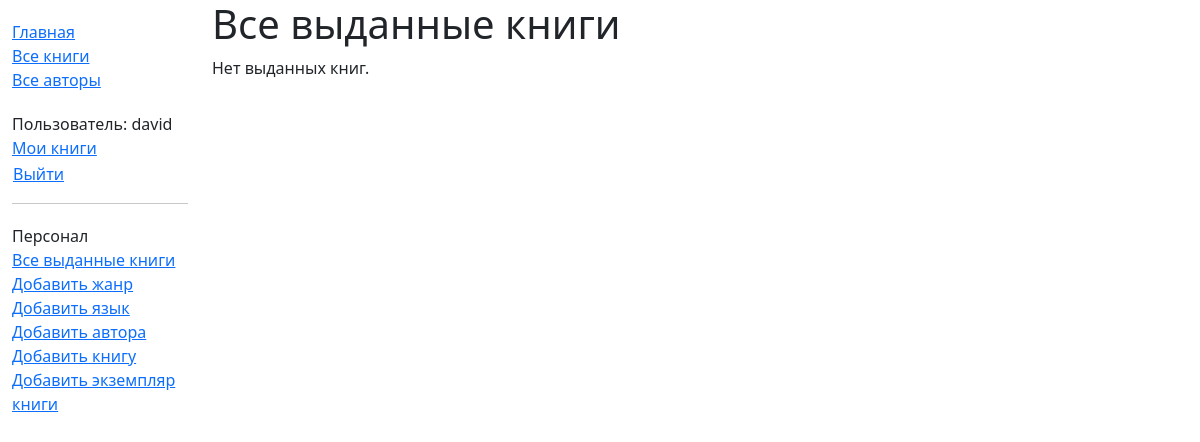
The app's page /catalog/borrowed/ (signed in), older data.
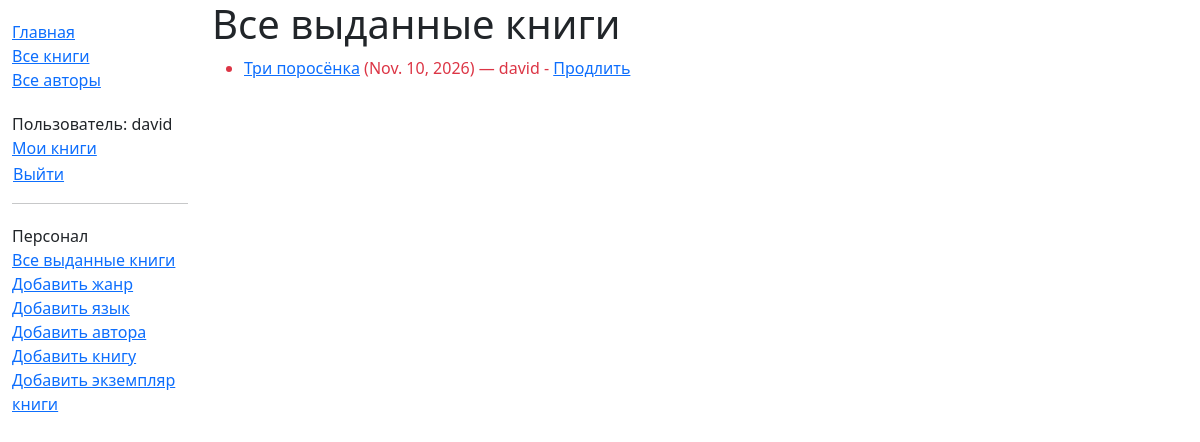
The same page, newer data.
### catalog/models.py (models this page shows, shortened)
class BookInstance(models.Model):
    id = models.UUIDField(
        primary_key=True,
        default=uuid.uuid4,
        help_text="Уникальный ID для этой конкретной книги во всей библиотеке"
    )
    book = models.ForeignKey('Book', on_delete=models.RESTRICT, null=True)
    imprint = models.CharField(max_length=200)
    due_back = models.DateField(null=True, blank=True)
    borrower = models.ForeignKey(User, on_delete=models.SET_NULL, null=True, blank=True)
    @property
    def is_overdue(self):
        return bool(self.due_back and date.today() > self.due_back)
    LOAN_STATUS = (
        ('m', 'На обслуживании'),
        ('o', 'Выдана'),
        ('a', 'Доступна'),
        ('r', 'Зарезервирована'),
    )
    status = models.CharField(
        max_length=1,
        choices=LOAN_STATUS,
        blank=True,
        default='m',
        help_text='Доступность книги',
    )
    class Meta:
        ordering = ['due_back']
        permissions = (("can_mark_returned", "Отметить книгу как возвращённую"),)

class Book(models.Model):
    title = models.CharField(max_length=200)
    author = models.ForeignKey('Author', on_delete=models.RESTRICT, null=True)
    summary = models.TextField(
        max_length=1000,
        help_text="Введите краткое описание книги"
    )
    isbn = models.CharField(
        'ISBN',
        max_length=13,
        unique=True,
        help_text='13 символов <a href="https://www.isbn-international.org/content/what-isbn">ISBN</a>'
    )
    genre = models.ManyToManyField(Genre, help_text="Выберите жанр для этой книги")
    language = models.ForeignKey('Language', on_delete=models.SET_NULL, null=True)

### catalog/views.py (the view)
# urls.py: path('borrowed/', views.LoanedBooksAllListView.as_view(), name='all-borrowed'),
class LoanedBooksAllListView(PermissionRequiredMixin, generic.ListView):
    model = BookInstance
    permission_required = 'catalog.can_mark_returned'
    template_name = 'catalog/bookinstance_list_borrowed_all.html'
    paginate_by = 10
    def get_queryset(self):
        return BookInstance.objects.filter(status__exact='o').order_by('due_back')

### catalog/templates/catalog/bookinstance_list_borrowed_all.html
{% extends "base_generic.html" %}
{% block content %}
<h1>Все выданные книги</h1>
{% if bookinstance_list %}
<ul>
    {% for bookinst in bookinstance_list %}
    <li class="{% if bookinst.is_overdue %}text-danger{% endif %}">
        <a href="{% url 'book-detail' bookinst.book.pk %}">{{ bookinst.book.title }}</a> ({{ bookinst.due_back }}) — {{ bookinst.borrower }}
        {% if perms.catalog.can_mark_returned %}- <a href="{% url 'renew-book-librarian' bookinst.id %}">Продлить</a>{% endif %}
    </li>
    {% endfor %}
</ul>
{% else %}
<p>Нет выданных книг.</p>
{% endif %}
{% endblock %}

Row changes from the older to the newer data that the page shows:
added BookInstance: book "Три поросёнка", due_back "Nov. 10, 2026", borrower "david"
Text that changed along with them:
text no longer shown: "Нет выданных книг."
